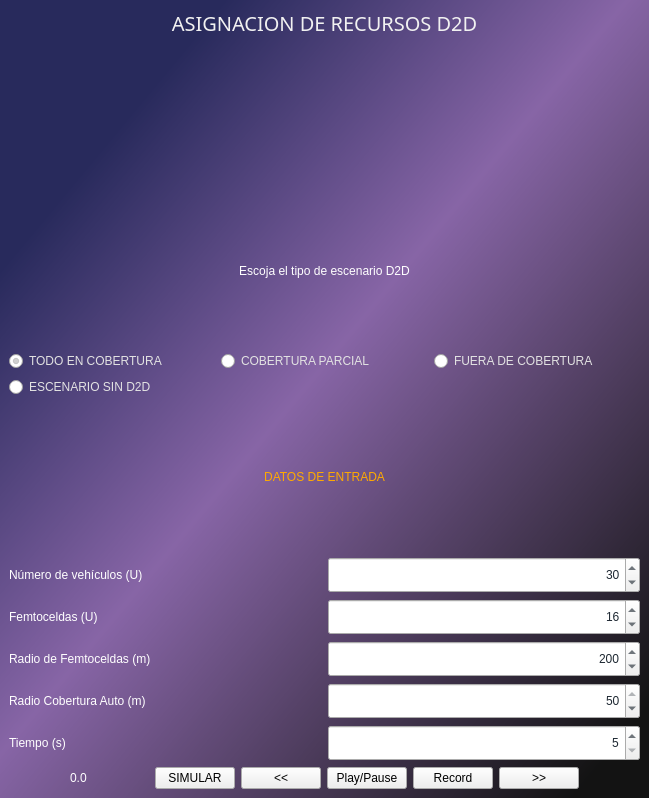
<?xml version="1.0" encoding="UTF-8"?>
<ui version="4.0">
 <class>MainWindow</class>
 <widget class="QMainWindow" name="MainWindow">
  <property name="geometry">
   <rect>
    <x>0</x>
    <y>0</y>
    <width>649</width>
    <height>798</height>
   </rect>
  </property>
  <property name="windowTitle">
   <string>MainWindow</string>
  </property>
  <property name="styleSheet">
   <string notr="true"> #MainWindow{
font: 15pt &quot;Franklin Gothic Medium&quot;;
background-color: rgb(85, 85, 127);
}
/*
background-color: qlineargradient(spread:pad, x1:0, y1:0, x2:0.931, y2:0.951087, stop:0.0788177 rgba(43, 176, 167, 255), stop:0.586207 rgba(55, 80, 132, 255), stop:0.970443 rgba(19, 19, 19, 255));
*/
#centralwidget {
background-color: qlineargradient(spread:pad, x1:0, y1:0, x2:0.931, y2:0.951087, stop:0.182266 rgba(40, 42, 92, 255), stop:0.507389 rgba(135, 101, 166, 255), stop:1 rgba(19, 19, 19, 255));
}
QLabel {
color: rgb(255, 255, 255);
}

/* Titulo */
#title {
color: rgb(241, 241, 241);
}
/*Etiiquetas*/

QLabel {
font: 15pt &quot;Franklin Gothic Medium&quot;;
}
#labelData{
color: rgb(255, 170, 0);
}
/* Radio buttons*/
QRadioButton {
font: 11pt &quot;Franklin Gothic Medium&quot;;
color: rgb(226, 226, 226);
}
/*Emtradas*/
QSpinBox {
height: 30px;
color: rgb(30,40,50);
font: 20pt &quot;Franklin Gothic Medium&quot;;

}

/**/

</string>
  </property>
  <property name="iconSize">
   <size>
    <width>50</width>
    <height>50</height>
   </size>
  </property>
  <widget class="QWidget" name="centralwidget">
   <layout class="QVBoxLayout" name="verticalLayout">
    <item>
     <widget class="QLabel" name="title">
      <property name="sizePolicy">
       <sizepolicy hsizetype="Preferred" vsizetype="Fixed">
        <horstretch>0</horstretch>
        <verstretch>0</verstretch>
       </sizepolicy>
      </property>
      <property name="sizeIncrement">
       <size>
        <width>0</width>
        <height>0</height>
       </size>
      </property>
      <property name="font">
       <font>
        <family>Franklin Gothic Medium</family>
        <pointsize>15</pointsize>
        <weight>50</weight>
        <italic>false</italic>
        <bold>false</bold>
       </font>
      </property>
      <property name="text">
       <string>ASIGNACION DE RECURSOS D2D</string>
      </property>
      <property name="alignment">
       <set>Qt::AlignCenter</set>
      </property>
     </widget>
    </item>
    <item>
     <widget class="QLabel" name="image">
      <property name="maximumSize">
       <size>
        <width>16777215</width>
        <height>320</height>
       </size>
      </property>
      <property name="pixmap">
       <pixmap>asset/antena-radio.jpg</pixmap>
      </property>
      <property name="scaledContents">
       <bool>true</bool>
      </property>
     </widget>
    </item>
    <item>
     <widget class="QLabel" name="label_2">
      <property name="sizePolicy">
       <sizepolicy hsizetype="Preferred" vsizetype="Minimum">
        <horstretch>0</horstretch>
        <verstretch>0</verstretch>
       </sizepolicy>
      </property>
      <property name="text">
       <string>Escoja el tipo de escenario D2D</string>
      </property>
      <property name="alignment">
       <set>Qt::AlignCenter</set>
      </property>
     </widget>
    </item>
    <item>
     <layout class="QHBoxLayout" name="horizontalLayout_6">
      <item>
       <widget class="QRadioButton" name="selector1">
        <property name="text">
         <string>TODO EN COBERTURA</string>
        </property>
        <property name="checkable">
         <bool>true</bool>
        </property>
        <property name="checked">
         <bool>true</bool>
        </property>
       </widget>
      </item>
      <item>
       <widget class="QRadioButton" name="selector2">
        <property name="text">
         <string>COBERTURA PARCIAL</string>
        </property>
       </widget>
      </item>
      <item>
       <widget class="QRadioButton" name="selector3">
        <property name="text">
         <string>FUERA DE COBERTURA</string>
        </property>
       </widget>
      </item>
     </layout>
    </item>
    <item>
     <widget class="QRadioButton" name="selector4">
      <property name="text">
       <string>ESCENARIO SIN D2D</string>
      </property>
     </widget>
    </item>
    <item>
     <widget class="QLabel" name="labelData">
      <property name="sizePolicy">
       <sizepolicy hsizetype="Preferred" vsizetype="Minimum">
        <horstretch>0</horstretch>
        <verstretch>0</verstretch>
       </sizepolicy>
      </property>
      <property name="text">
       <string>DATOS DE ENTRADA</string>
      </property>
      <property name="scaledContents">
       <bool>false</bool>
      </property>
      <property name="alignment">
       <set>Qt::AlignCenter</set>
      </property>
      <property name="wordWrap">
       <bool>false</bool>
      </property>
      <property name="margin">
       <number>-4</number>
      </property>
     </widget>
    </item>
    <item>
     <layout class="QGridLayout" name="gridLayout">
      <item row="3" column="0">
       <widget class="QLabel" name="label_4">
        <property name="text">
         <string>Radio Cobertura Auto (m)</string>
        </property>
       </widget>
      </item>
      <item row="3" column="1">
       <widget class="QSpinBox" name="radioCar">
        <property name="alignment">
         <set>Qt::AlignRight|Qt::AlignTrailing|Qt::AlignVCenter</set>
        </property>
        <property name="minimum">
         <number>1</number>
        </property>
        <property name="maximum">
         <number>50</number>
        </property>
        <property name="value">
         <number>50</number>
        </property>
       </widget>
      </item>
      <item row="0" column="0">
       <widget class="QLabel" name="label_8">
        <property name="text">
         <string>Número de vehículos (U)</string>
        </property>
       </widget>
      </item>
      <item row="0" column="1">
       <widget class="QSpinBox" name="users">
        <property name="alignment">
         <set>Qt::AlignRight|Qt::AlignTrailing|Qt::AlignVCenter</set>
        </property>
        <property name="minimum">
         <number>20</number>
        </property>
        <property name="maximum">
         <number>1000</number>
        </property>
        <property name="value">
         <number>30</number>
        </property>
       </widget>
      </item>
      <item row="2" column="0">
       <widget class="QLabel" name="label_11">
        <property name="text">
         <string>Radio de Femtoceldas (m)</string>
        </property>
       </widget>
      </item>
      <item row="1" column="1">
       <widget class="QSpinBox" name="femtocells">
        <property name="alignment">
         <set>Qt::AlignRight|Qt::AlignTrailing|Qt::AlignVCenter</set>
        </property>
        <property name="minimum">
         <number>10</number>
        </property>
        <property name="maximum">
         <number>30</number>
        </property>
        <property name="value">
         <number>16</number>
        </property>
       </widget>
      </item>
      <item row="2" column="1">
       <widget class="QSpinBox" name="radioFC">
        <property name="alignment">
         <set>Qt::AlignRight|Qt::AlignTrailing|Qt::AlignVCenter</set>
        </property>
        <property name="minimum">
         <number>50</number>
        </property>
        <property name="maximum">
         <number>500</number>
        </property>
        <property name="value">
         <number>200</number>
        </property>
       </widget>
      </item>
      <item row="1" column="0">
       <widget class="QLabel" name="label_10">
        <property name="text">
         <string>Femtoceldas (U)</string>
        </property>
       </widget>
      </item>
      <item row="4" column="1">
       <widget class="QSpinBox" name="spinBox">
        <property name="alignment">
         <set>Qt::AlignRight|Qt::AlignTrailing|Qt::AlignVCenter</set>
        </property>
        <property name="minimum">
         <number>5</number>
        </property>
        <property name="maximum">
         <number>720</number>
        </property>
       </widget>
      </item>
      <item row="4" column="0">
       <widget class="QLabel" name="label">
        <property name="text">
         <string>Tiempo (s)</string>
        </property>
       </widget>
      </item>
     </layout>
    </item>
    <item>
     <layout class="QHBoxLayout" name="horizontalLayout_7">
      <item>
       <spacer name="horizontalSpacer">
        <property name="orientation">
         <enum>Qt::Horizontal</enum>
        </property>
        <property name="sizeHint" stdset="0">
         <size>
          <width>40</width>
          <height>20</height>
         </size>
        </property>
       </spacer>
      </item>
      <item>
       <widget class="QLabel" name="label_3">
        <property name="text">
         <string>0.0</string>
        </property>
       </widget>
      </item>
      <item>
       <spacer name="horizontalSpacer_2">
        <property name="orientation">
         <enum>Qt::Horizontal</enum>
        </property>
        <property name="sizeHint" stdset="0">
         <size>
          <width>40</width>
          <height>20</height>
         </size>
        </property>
       </spacer>
      </item>
      <item>
       <widget class="QPushButton" name="simulBtn">
        <property name="text">
         <string>SIMULAR</string>
        </property>
       </widget>
      </item>
      <item>
       <widget class="QPushButton" name="pushButton_3">
        <property name="text">
         <string>&lt;&lt;</string>
        </property>
       </widget>
      </item>
      <item>
       <widget class="QPushButton" name="playBtn">
        <property name="text">
         <string>Play/Pause</string>
        </property>
        <property name="checkable">
         <bool>true</bool>
        </property>
       </widget>
      </item>
      <item>
       <widget class="QPushButton" name="pushButton">
        <property name="text">
         <string>Record</string>
        </property>
       </widget>
      </item>
      <item>
       <widget class="QPushButton" name="pushButton_2">
        <property name="text">
         <string>&gt;&gt;</string>
        </property>
       </widget>
      </item>
      <item>
       <spacer name="horizontalSpacer_3">
        <property name="orientation">
         <enum>Qt::Horizontal</enum>
        </property>
        <property name="sizeHint" stdset="0">
         <size>
          <width>40</width>
          <height>20</height>
         </size>
        </property>
       </spacer>
      </item>
     </layout>
    </item>
   </layout>
  </widget>
 </widget>
 <resources/>
 <connections/>
</ui>
